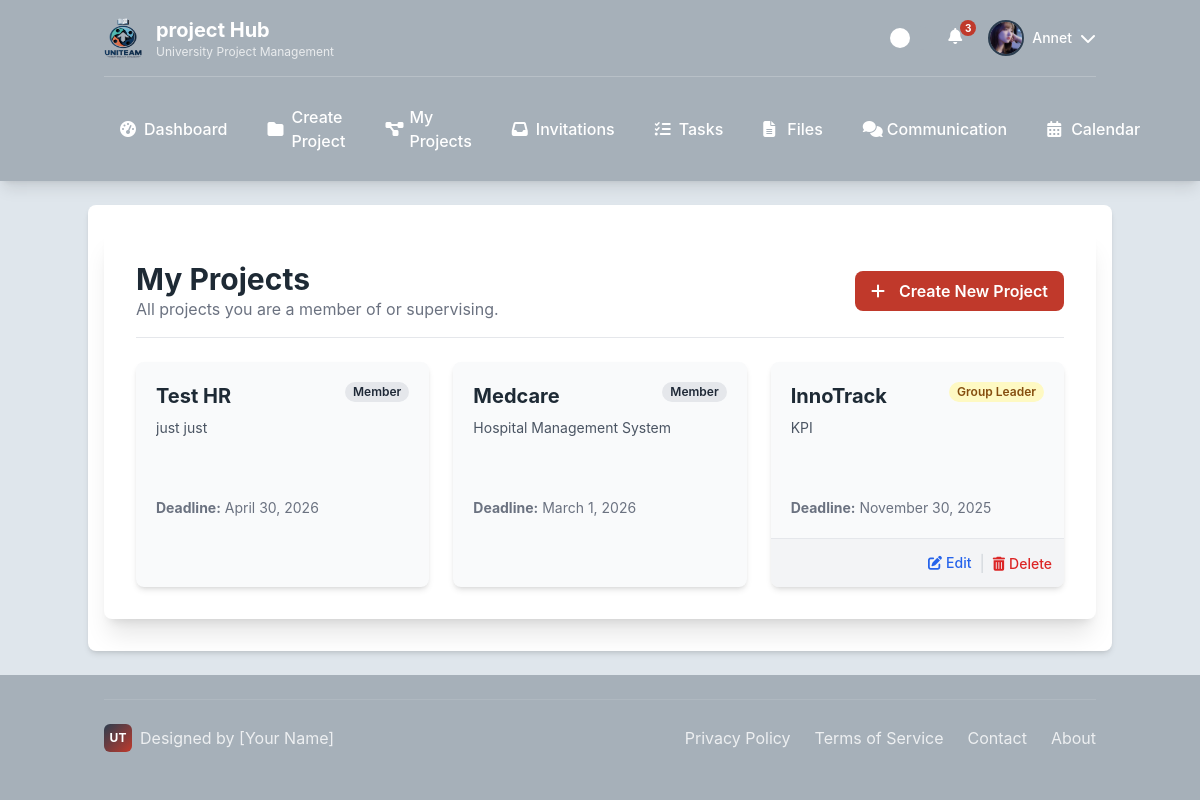
The app's page /projects/my-projects/ (signed in) with its own data.
### users/models.py (models this page shows)
class CustomUser(AbstractUser):
    class Role(models.TextChoices):
        ADMIN = "ADMIN", "Admin"
        LECTURER = "LECTURER", "Lecturer"
        STUDENT = "STUDENT", "Student"
    role = models.CharField(max_length=50, choices=Role.choices)
    avatar = models.ImageField(upload_to='avatars/', null=True, blank=True)
    is_approved = models.BooleanField(default=True)
    phone_number = models.CharField(max_length=20, blank=True)
    def get_full_name(self):
        return f"{self.first_name} {self.last_name}"

### projects/models.py (models this page shows, shortened)
class Project(models.Model):
    class LifecycleStatus(models.TextChoices):
        DRAFT = 'DRAFT', 'Draft'
        ACTIVE = 'ACTIVE', 'Active'
        SUBMITTED = 'SUBMITTED', 'Submitted'
        ARCHIVED = 'ARCHIVED', 'Archived'
    title = models.CharField(max_length=200)
    description = models.TextField()
    course_code = models.CharField(max_length=20, blank=True)
    deadline = models.DateField()
    lifecycle_status = models.CharField(
        max_length=20,
        choices=LifecycleStatus.choices,
        default=LifecycleStatus.ACTIVE,
    )
    supervisor = models.ForeignKey(
        settings.AUTH_USER_MODEL,
        on_delete=models.SET_NULL, null=True, blank=True,
        limit_choices_to={'role': 'LECTURER'}, related_name='supervised_projects'
    )
    template_used = models.ForeignKey(ProjectTemplate, on_delete=models.SET_NULL, null=True, blank=True)
    created_at = models.DateTimeField(auto_now_add=True)
    updated_at = models.DateTimeField(auto_now=True)
    class Meta:
        ordering = ['deadline', '-created_at']

### projects/views.py (the view)
# urls.py: path('my-projects/', views.my_projects_view, name='my_projects'),
@login_required
def my_projects_view(request):
    if request.user.role == CustomUser.Role.LECTURER:
        template_name = 'projects/my_projects_lecturer.html'
    else: # Default to student
        template_name = 'projects/my_projects_student.html'
    member_of_projects = Project.objects.filter(team__members=request.user)
    supervised_projects = Project.objects.filter(supervisor=request.user)
    all_projects_qs = (member_of_projects | supervised_projects).distinct().order_by('-created_at')
    projects_with_roles = all_projects_qs.annotate(
        user_role_in_project=Case(
            When(supervisor=request.user, then=Value('Supervisor')),
            When(team__teammembership__user=request.user, team__teammembership__role='LEADER', then=Value('Group Leader')),
            When(team__teammembership__user=request.user, team__teammembership__role='CO_LEADER', then=Value('Co-Leader')),
            When(team__teammembership__user=request.user, team__teammembership__role='MEMBER', then=Value('Member')),
            default=Value(''),
            output_field=models.CharField(),
        )
    )
    context = {
        'projects': projects_with_roles,
    }
    return render(request, template_name, context)

### templates/projects/my_projects_student.html (shortened to what this page needs)
{% extends "base/base_student.html" %}
{% load static %}
{% block content %}
<div class="surface shadow-xl rounded-lg p-6 md:p-8">
    <div class="flex flex-col sm:flex-row justify-between sm:items-center mb-6 border-b pb-4 gap-4">
        <div>
            <h1 class="text-3xl font-bold">My Projects</h1>
            <p class="text-gray-500">All projects you are a member of or supervising.</p>
        </div>
        <a href="{% url 'create_project' %}" class="btn btn-primary text-white font-semibold py-2 px-4 rounded-lg w-full sm:w-auto text-center">
            <i class="fas fa-plus mr-2"></i>Create New Project
        </a>
    </div>
    <div class="grid grid-cols-1 md:grid-cols-2 lg:grid-cols-3 gap-6">
        {% for project in projects %}
        <div class="card flex flex-col bg-gray-50 dark:bg-gray-700 rounded-lg shadow-md overflow-hidden transition-transform hover:transform hover:-translate-y-1">
            <a href="{% url 'project_dashboard' project.id %}" class="flex-grow p-5">
                <div class="flex justify-between items-start">
                    <h3 class="text-xl font-bold mb-2">{{ project.title }}</h3>
                    <span class="text-xs font-semibold rounded-full px-2 py-0.5
                        {% if project.user_role_in_project == 'Group Leader' %} bg-yellow-100 text-yellow-800
                        {% elif project.user_role_in_project == 'Supervisor' %} bg-blue-100 text-blue-800
                        {% else %} bg-gray-200 text-gray-800 {% endif %}">
                        {{ project.user_role_in_project }}
                    </span>
                </div>
                <p class="text-sm text-gray-600 dark:text-gray-300 mb-4 h-16 overflow-hidden">
                    {{ project.description|truncatewords:20 }}
                </p>
                <div class="text-sm text-gray-500">
                    <strong>Deadline:</strong> {{ project.deadline|date:"F j, Y" }}
                </div>
            </a>
            {% if project.user_role_in_project == 'Group Leader' %}
            <div class="bg-gray-100 dark:bg-gray-800 p-3 border-t flex justify-end items-center space-x-2">
                <a href="{% url 'edit_project' project.id %}" class="text-blue-600 hover:text-blue-800 text-sm font-medium">
                    <i class="fas fa-edit mr-1"></i>Edit
                </a>
                <span class="text-gray-300">|</span>
                <form action="{% url 'delete_project' project.id %}" method="post" onsubmit="return confirm('Are you sure you want to permanently delete this project? This cannot be undone.');">
                    <button type="submit" class="text-red-600 hover:text-red-800 text-sm font-medium">
                        <i class="fas fa-trash-alt mr-1"></i>Delete
                    </button>
                </form>
            </div>
            {% endif %}
        </div>
        {% empty %}
        <div class="col-span-1 md:col-span-2 lg:col-span-3 text-center py-12">
            <p class="text-gray-500">You are not part of any projects yet.</p>
            <a href="{% url 'create_project' %}" class="mt-4 inline-block btn btn-primary text-white font-semibold py-2 px-4 rounded-lg">Create your first project</a>
        </div>
        {% endfor %}
    </div>
</div>
{% endblock %}

### templates/base/base_student.html (shortened to what this page needs)
<!DOCTYPE html>
{% load static %}
<html lang="en">
<head>
    <script src="https://cdn.tailwindcss.com"></script>
    <link rel="stylesheet" href="https://cdnjs.cloudflare.com/ajax/libs/font-awesome/6.4.0/css/all.min.css">
    <link rel="stylesheet" href="{% static 'css/student_base.css' %}">
</head>
<body class="min-h-screen flex flex-col">
    <header class="header-bg text-white shadow-lg">
        <div class="container mx-auto px-4 py-4">
            <div class="flex justify-between items-center">
                <div class="logo-container">
                    <img src="{% static 'images/logo/uniteam_logo (1).png'%}" alt="UniTeam Logo" class="w-10 h-10 rounded-lg" onerror="this.style.display='none'; this.nextElementSibling.style.display='flex';">
                    <div>
                        <h1 class="text-xl font-bold">project Hub</h1>
                        <p class="text-xs opacity-75">University Project Management</p>
                    </div>
                </div>
                <div class="flex items-center space-x-4">
                    <div class="theme-toggle" id="themeToggle" title="Toggle Theme"></div>
                    {% if user.is_authenticated %}
                        <div class="relative cursor-pointer" id="notificationButton" title="Notifications">
                            <i class="fa-solid fa-bell w-6 h-6 text-white hover:text-accent-1 transition-colors"></i>
                            <span class="notification-badge">3</span>
                        </div>
                        <div class="profile-dropdown">
                            <div class="flex items-center gap-2 cursor-pointer" id="profileButton">
                                {% if user.avatar %}
                                    <img src="{{ user.avatar.url }}" alt="{{ user.username }}'s Avatar" class="profile-avatar object-cover">
                                {% else %}
                                    <div class="profile-avatar bg-accent-1 flex items-center justify-center text-white font-bold">
                                        {{ user.first_name.0|default:user.username.0|upper }}
                                    </div>
                                {% endif %}
                                <span class="hidden md:block text-sm font-medium">{{ user.first_name|default:user.username }}</span>
                                <i class="fa-solid fa-chevron-down w-4 h-4 transition-transform" id="profileArrow"></i>
                            </div>
                        </div>
                    {% else %}
                        <div class="flex items-center space-x-3">
                            <a href="#" class="btn btn-secondary">LOGIN</a>
                            <a href="#" class="btn btn-primary">REGISTER</a>
                        </div>
                    {% endif %}
                </div>
            </div>
            {% if user.is_authenticated %}
            <nav class="hidden md:block mt-4 pt-4 border-t border-white border-opacity-20">
                <div class="flex space-x-2">
                    <a href="{% url 'student_dashboard' %}" class="nav-link {% if request.resolver_match.url_name == 'dashboard' %}active{% endif %}">
                        <i class="fa-solid fa-gauge-high w-4 h-4"></i>
                        Dashboard
                    </a>
                    <a href="{% url 'create_project' %}" class="nav-link {% if request.resolver_match.url_name == 'projects' %}active{% endif %}">
                        <i class="fa-solid fa-folder w-4 h-4"></i>
                        Create Project
                    </a>
                    <a href="{% url 'my_projects' %}" class="nav-link {% if request.resolver_match.url_name == 'projects' %}active{% endif %}">
                        <i class="fa-solid fa-diagram-project w-4 h-4"></i>
                        My Projects
                    </a>
                    <a href="{% url 'view_invitations' %}" class="nav-link {% if request.resolver_match.url_name == 'invitations' %}active{% endif %}">
                        <i class="fa-solid fa-inbox w-4 h-4"></i>
                        Invitations
                    </a>
                    <a href="" class="nav-link {% if request.resolver_match.url_name == 'tasks' %}active{% endif %}">
                        <i class="fa-solid fa-list-check w-4 h-4"></i>
                        Tasks
                    </a>
                    <a href="#" class="nav-link {% if request.resolver_match.url_name == 'files' %}active{% endif %}">
                        <i class="fa-solid fa-file-lines w-4 h-4"></i>
                        Files
                    </a>
                    <a href="#" class="nav-link {% if request.resolver_match.url_name == 'communication' %}active{% endif %}">
                        <i class="fa-solid fa-comments w-4 h-4"></i>
                        Communication
                    </a>
                    <a href="#" class="nav-link {% if request.resolver_match.url_name == 'calendar' %}active{% endif %}">
                        <i class="fa-solid fa-calendar-days w-4 h-4"></i>
                        Calendar
                    </a>
                </div>
            </nav>
            {% endif %}
        </div>
    </header>
    <main class="flex-grow container mx-auto px-4 py-6 surface shadow-md my-6 rounded-lg">
        {% block content %}{% endblock %}
    </main>
    {% if user.is_authenticated %}
    <footer class="footer-bg text-white py-6 mt-auto">
        <div class="container mx-auto px-4">
            <div class="footer-content">
                <div class="personal-branding">
                    <div class="personal-logo">UT</div>
                    <span>Designed by [Your Name]</span>
                </div>
                <div class="footer-links">
                    <a href="#">Privacy Policy</a>
                    <a href="#">Terms of Service</a>
                    <a href="#">Contact</a>
                    <a href="#">About</a>
                </div>
            </div>
        </div>
    </footer>
    {% endif %}
</body>
</html>

### static/css/student_base.css (style rules this page uses)
:root { --light-gray: #DFE6EC; --dark-gray: #A6B0B9; --accent-1: #C0392B; --accent-2: #2C3E50; --text-dark: #1E2A35; --background: var(--light-gray); --surface: #ffffff; --header-bg: var(--dark-gray); --footer-bg: var(--dark-gray); }
body { background-color: var(--background); color: var(--text-dark); transition: all 0.3s ease; font-family: 'Inter', system-ui, -apple-system, sans-serif; }
.header-bg { background-color: var(--header-bg); }
.footer-bg { background-color: var(--footer-bg); }
.surface { background-color: var(--surface); }
.logo-container { display: flex; align-items: center; gap: 12px; }
.nav-link { position: relative; padding: 12px 16px; border-radius: 6px; transition: all 0.2s ease; font-weight: 500; display: flex; align-items: center; gap: 8px; }
.profile-dropdown { position: relative; }
.profile-avatar { width: 36px; height: 36px; border-radius: 50%; border: 2px solid var(--accent-2); cursor: pointer; transition: all 0.2s ease; }
.btn { display: inline-flex; align-items: center; gap: 6px; padding: 10px 20px; border-radius: 6px; font-weight: 500; text-decoration: none; transition: all 0.2s ease; cursor: pointer; border: none; }
.btn-primary { background-color: var(--accent-1); color: white; }
.theme-toggle { width: 44px; height: 24px; background-color: var(--dark-gray); border-radius: 12px; position: relative; cursor: pointer; transition: background-color 0.3s ease; }
.theme-toggle::before { content: ''; position: absolute; top: 2px; left: 2px; width: 20px; height: 20px; background-color: white; border-radius: 50%; transition: transform 0.3s ease; }
.footer-content { display: flex; justify-content: space-between; align-items: center; padding: 24px 0; border-top: 1px solid rgba(255,255,255,0.1); }
.footer-links { display: flex; gap: 24px; }
.footer-links a { color: rgba(255,255,255,0.8); text-decoration: none; transition: color 0.2s ease; }
.personal-branding { display: flex; align-items: center; gap: 8px; color: rgba(255,255,255,0.8); }
.personal-logo { width: 28px; height: 28px; background: linear-gradient(135deg, var(--accent-2), var(--accent-1)); border-radius: 6px; display: flex; align-items: center; justify-content: center; color: white; font-weight: bold; font-size: 12px; }
.notification-badge { position: absolute; top: -4px; right: -4px; background-color: var(--accent-1); color: white; font-size: 10px; font-weight: bold; border-radius: 10px; min-width: 16px; height: 16px; display: flex; align-items: center; justify-content: center; padding: 0 4px; }

### records on screen
CustomUser: avatar (picture), first_name "Annet"
Project: title "Test HR", user_role_in_project "Member", description "just just", deadline "April 30, 2026"
Project: title "Medcare", user_role_in_project "Member", description "Hospital Management System", deadline "March 1, 2026"
Project: title "InnoTrack", user_role_in_project "Group Leader", description "KPI", deadline "November 30, 2025", shows "Edit"
